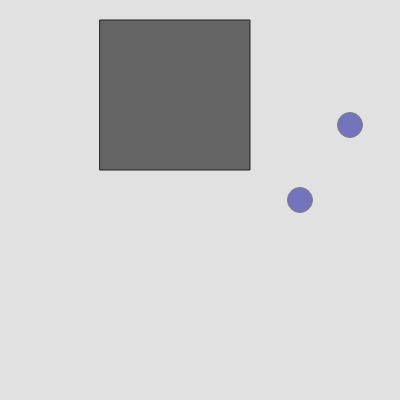
Frame 1 (no input)
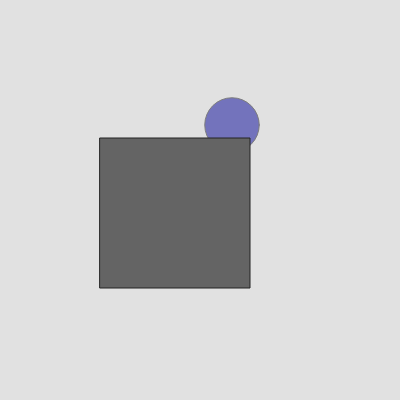
Frame 60 (no input)
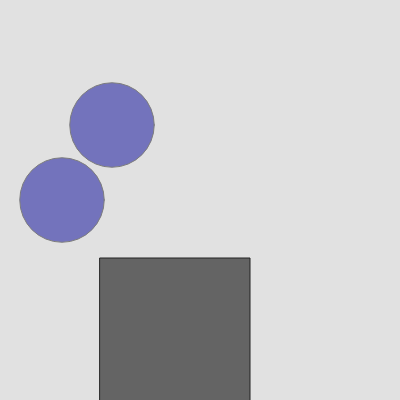
Frame 120 (the mouse pressed at the canvas centre since frame 60)

The p5.js sketch that drew these frames (run headless with seeded random() and noise() and a simulated clock; from frame 60 on, the mouse is pressed at the canvas centre):

// p5.js sketch
// ── sketch.js
/* 
conditional_elseStatementLisaJ
Lisa Jiang May 2017
*/

var circX = 300;
var circY = 200;
var circStroke = 125;
var circR = 2;// changed from 255 to 2 for purple
var circG = 0;
var circB = 150;// changed from 0 to 150
var circSize = 25;//decreased to 25
var recX = 100;
var recY = 20;// changed starting point from bottom to top
var recStroke = 35;
var recCol = 100;//lightened color to 100
var recSize = 150;//Increased size to 150
var canvBG = 225;
var speed = 2;
var alph = 125;



function setup() { 
  createCanvas(400, 400); 
}


function draw() { 
  background(canvBG);
  stroke(circStroke);
  fill(circR, circG, circB, alph);
  stroke(circStroke);
  ellipse(circX, circY, circSize, circSize);
  ellipse(circX + 50, circY - 75, circSize, circSize);
  fill(circR, circG, circB, 135);
  
  stroke(recStroke);
  fill(recCol);
  rect(recX, recY, recSize, recSize);
  
  circX = circX - speed;// changed direction
  recY = recY + speed;//changed the appearance of animation of moving in opp direction
  
  if (circX < width) {
    circSize += 0.5;
    
  } else {
    
    if(circX > width) {
        speed = speed *-1;
        circSize *= -1;
    }
  }
}
